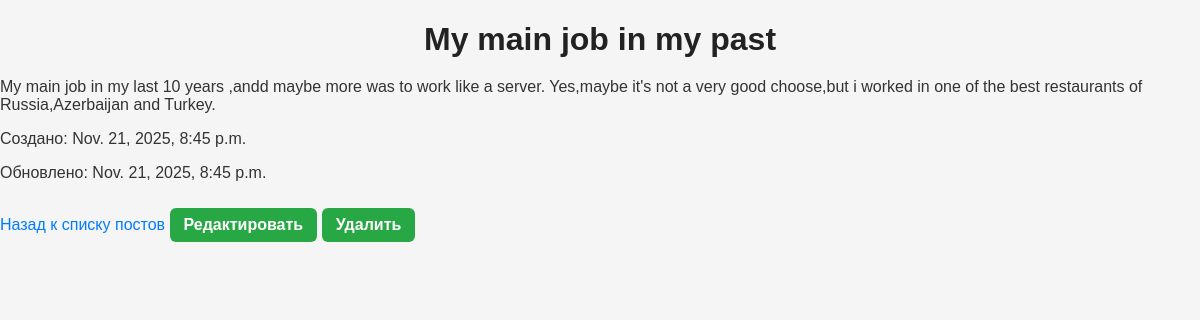
The app's page /post/1/ with its own data.
### blog/models.py (models this page shows, shortened)
class Post(models.Model):
    title = models.CharField(max_length=150, null=True)
    content = models.TextField(null=True)
    created_at = models.DateTimeField(auto_now_add=True)
    updated_at = models.DateTimeField(auto_now=True)

### blog/views.py (the view)
# urls.py: path('post/<int:pk>/', views.post_detail, name='post_detail'),
def post_detail(request, pk):
    post = get_object_or_404(Post, pk=pk)
    return render(request, 'blog/post_detail.html', {'post':post})

### blog/templates/blog/post_detail.html (shortened to what this page needs)
<!DOCTYPE html>
<html lang="ru">
  <head>
    {% load static %}
    <link rel="stylesheet" href="{% static 'blog/style.css' %}" />
  </head>
  <body>
    <h1>{{post.title}}</h1>
    <p>{{post.content}}</p>
    <p>Создано: {{post.created_at}}</p>
    <p>Обновлено: {{post.updated_at}}</p>
    <a href="{% url 'post_list' %}">Назад к списку постов</a>
    <a href="{% url 'post_edit' post.pk %}" class="create-btn2"
      >Редактировать</a
    >
    <a href="{% url 'post_delete' post.pk %}" class="create-btn2">Удалить</a>
  </body>
</html>

### blog/static/blog/style.css (style rules this page uses)
body { margin: 0; padding: 0; font-family: Arial, sans-serif; background-color: #f5f5f5; color: #333; }
h1 { text-align: center; margin-bottom: 20px; color: #222; }
a { text-decoration: none; color: #007bff; }
.create-btn, .create-btn2, .btn { display: inline-block; padding: 8px 14px; border-radius: 6px; font-weight: bold; margin-top: 10px; text-align: center; color: white; }
.create-btn, .create-btn2 { background-color: #28a745; }

### records on screen
Post: title "My main job in my past", content "My main job in my last 10 years ,andd maybe more was to work like a server. Yes,maybe it's not a very good choose,but i worked in one of the best restaurants of Russia,Azerbaijan and Turkey.", created_at "Nov. 21, 2025, 8:45 p.m.", updated_at "Nov. 21, 2025, 8:45 p.m."
